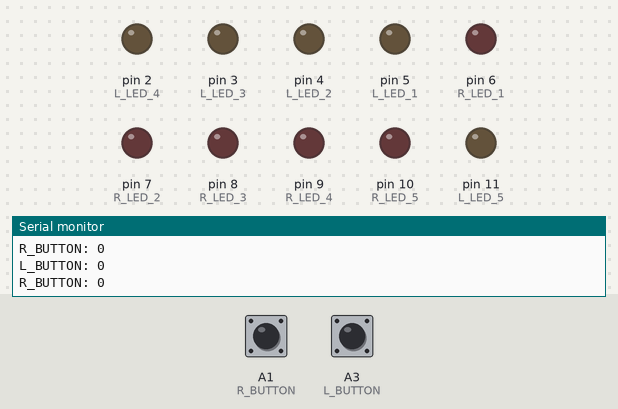
A sketch run on a simulated Arduino Uno, built with avr-gcc and run on an emulated ATmega328P. Shown: output pins drawn as LEDs (lit = HIGH), the last lines printed to the serial monitor. Dashed ring = blinking. The inputs (shaded band) are chosen by the test bench; at power-on: A1 (R_BUTTON) LOW, A3 (L_BUTTON) LOW.

Above: at 1.2 s.
1.3 s: A1 (R_BUTTON) pulled HIGH for 0.15 s
At 1.45 s:
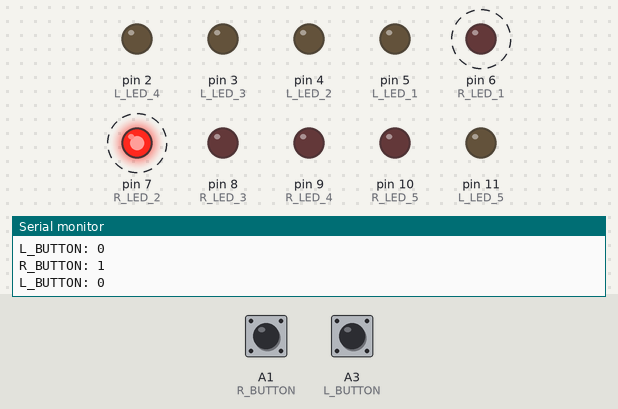
4.3 s: A3 (L_BUTTON) pulled HIGH for 0.15 s
At 4.45 s:
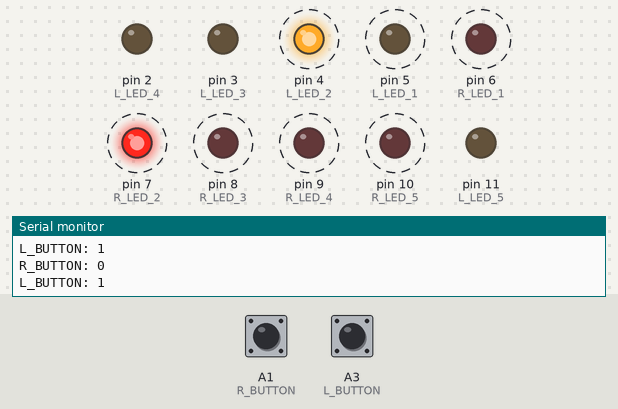
7.3 s: A1 (R_BUTTON) pulled HIGH for 1 s
At 7.32 s:
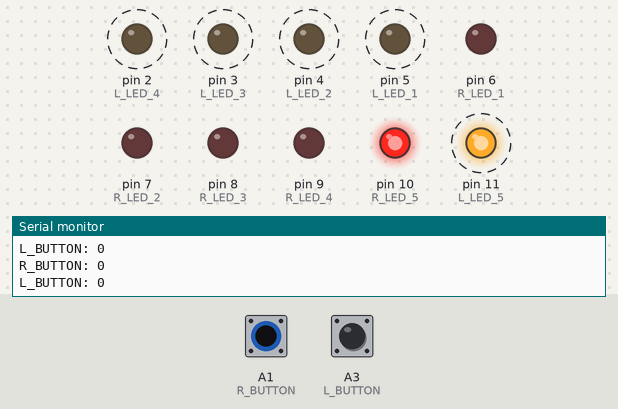
10.3 s: A1 (R_BUTTON) pulled HIGH for 3.2 s
At 10.51 s:
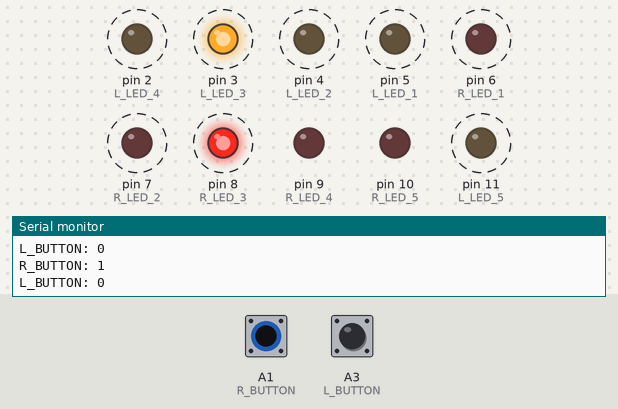
16.5 s: A3 (L_BUTTON) pulled HIGH for 1 s
At 16.51 s:
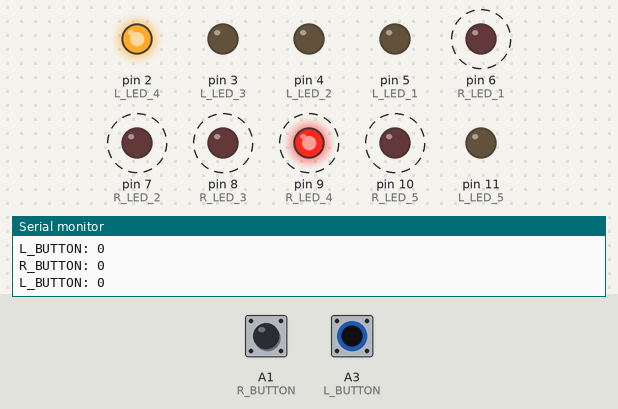
Timing chart, 0 to 20.5 s (numbered marks = the images above; inputs shaded):
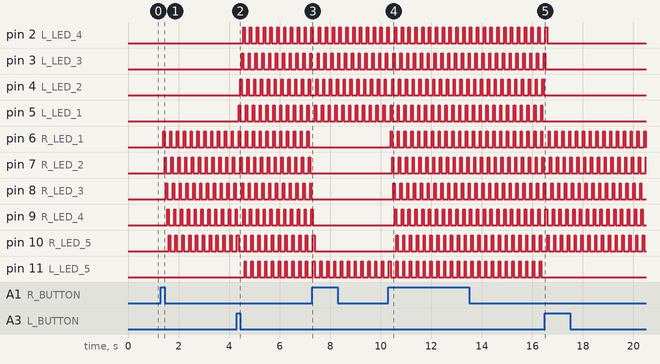

Measured:
- after the input at 1.3 s, pin 6 (R_LED_1): alternates HIGH for 0.05 s and LOW for 0.22 s, starting after 0.09 s; pin 7 (R_LED_2): alternates HIGH for 0.05 s and LOW for 0.22 s, starting after 0.15 s
- after the input at 4.3 s, pin 2 (L_LED_4): alternates HIGH for 0.05 s and LOW for 0.22 s, starting after 0.26 s; pin 3 (L_LED_3): alternates HIGH for 0.05 s and LOW for 0.22 s, starting after 0.20 s
- after the input at 7.3 s, pin 6 (R_LED_1), pin 7 (R_LED_2), pin 8 (R_LED_3): stops changing and stays LOW; pin 9 (R_LED_4): goes on until 7.3 s, then stays LOW; pin 10 (R_LED_5): goes on until 7.4 s, then stays LOW
- after the input at 10.3 s, pin 6 (R_LED_1): alternates HIGH for 0.05 s and LOW for 0.22 s, starting after 0.09 s; pin 7 (R_LED_2): alternates HIGH for 0.05 s and LOW for 0.22 s, starting after 0.15 s
- after the input at 16.5 s, pin 2 (L_LED_4): goes on until 16.6 s, then stays LOW; pin 3 (L_LED_3): goes on until 16.5 s, then stays LOW; pin 4 (L_LED_2), pin 5 (L_LED_1), pin 11 (L_LED_5): stops changing and stays LOW

The sketch:

8-before-optimization.ino
```cpp
const int R_LED_1 = 6;
const int R_LED_2 = 7;
const int R_LED_3 = 8;
const int R_LED_4 = 9;
const int R_LED_5 = 10;

const int L_LED_1 = 5;
const int L_LED_2 = 4;
const int L_LED_3 = 3;
const int L_LED_4 = 2;
const int L_LED_5 = 11;

const int R_BUTTON = A1;
const int L_BUTTON = A3;
const int P_BUTTON = A2;

bool R_LED_STATE = false;
bool R_BUTTON_P_STATE = LOW;

bool L_LED_STATE = false;
bool L_BUTTON_P_STATE = LOW;

long P_MILLIS_R = 0;
long P_MILLIS_L = 0;
long interval = 35;
int R_CURRENT_STEP = 0;
int L_CURRENT_STEP = 0;

void setup() {
    Serial.begin(9600);
    pinMode(R_LED_1, OUTPUT);
    pinMode(R_LED_2, OUTPUT);
    pinMode(R_LED_3, OUTPUT);
    pinMode(R_LED_4, OUTPUT);
    pinMode(R_LED_5, OUTPUT);

    pinMode(L_LED_1, OUTPUT);
    pinMode(L_LED_2, OUTPUT);
    pinMode(L_LED_3, OUTPUT);
    pinMode(L_LED_4, OUTPUT);
    pinMode(L_LED_5, OUTPUT);

    pinMode(R_BUTTON, INPUT);
    pinMode(L_BUTTON, INPUT);
    pinMode(P_BUTTON, INPUT);
}

void R_LED_TRANSITION() {
    long C_MILLIS_R = millis();

    if(C_MILLIS_R - P_MILLIS_R >= interval)
    {
        P_MILLIS_R = C_MILLIS_R;

        R_LED_OFF();

        if (R_CURRENT_STEP == 0)
        {
            digitalWrite(R_LED_1, HIGH);
        }
        else if (R_CURRENT_STEP == 1)
        {
            digitalWrite(R_LED_2, HIGH);
        }
        else if(R_CURRENT_STEP == 2)
        {
            digitalWrite(R_LED_3, HIGH);
        }
        else if(R_CURRENT_STEP == 3)
        {
            digitalWrite(R_LED_4, HIGH);
        }
        else if(R_CURRENT_STEP == 4)
        {
            digitalWrite(R_LED_5, HIGH);
        }

        R_CURRENT_STEP++;
        if (R_CURRENT_STEP > 4)
        {
            R_CURRENT_STEP = 0;
        }
    }
}

void R_LED_OFF() {
    digitalWrite(R_LED_1, LOW);
    digitalWrite(R_LED_2, LOW);
    digitalWrite(R_LED_3, LOW);
    digitalWrite(R_LED_4, LOW);
    digitalWrite(R_LED_5, LOW);
}

void L_LED_TRANSITION() {
    long C_MILLIS_L = millis();

    if(C_MILLIS_L - P_MILLIS_L >= interval)
    {
        P_MILLIS_L = C_MILLIS_L;

        L_LED_OFF();

        if (L_CURRENT_STEP == 0)
        {
            digitalWrite(L_LED_1, HIGH);
        }
        else if (L_CURRENT_STEP == 1)
        {
            digitalWrite(L_LED_2, HIGH);
        }
        else if(L_CURRENT_STEP == 2)
        {
            digitalWrite(L_LED_3, HIGH);
        }
        else if(L_CURRENT_STEP == 3)
        {
            digitalWrite(L_LED_4, HIGH);
        }
        else if(L_CURRENT_STEP == 4)
        {
            digitalWrite(L_LED_5, HIGH);
        }

        L_CURRENT_STEP++;

        if(L_CURRENT_STEP > 4)
        {
            L_CURRENT_STEP = 0;
        }
    }
}

void L_LED_OFF() {
    digitalWrite(L_LED_1, LOW);
    digitalWrite(L_LED_2, LOW);
    digitalWrite(L_LED_3, LOW);
    digitalWrite(L_LED_4, LOW);
    digitalWrite(L_LED_5, LOW);
}

void loop() {
    int R_BUTTON_STATE = digitalRead(R_BUTTON);
    int L_BUTTON_STATE = digitalRead(L_BUTTON);

    Serial.print("R_BUTTON: ");
    Serial.println(R_BUTTON_STATE);
    Serial.print("L_BUTTON: ");
    Serial.println(L_BUTTON_STATE);

    if(R_BUTTON_STATE == HIGH && R_BUTTON_P_STATE == LOW)
    {
        R_LED_STATE = !R_LED_STATE;
        delay(50);
    }
    R_BUTTON_P_STATE = R_BUTTON_STATE;

    if(L_BUTTON_STATE == HIGH && L_BUTTON_P_STATE == LOW)
    {
        L_LED_STATE = !L_LED_STATE;
        delay(50);
    }
    L_BUTTON_P_STATE = L_BUTTON_STATE;

    if(R_LED_STATE) {
        R_LED_TRANSITION();
    }
    else {
        R_LED_OFF();
    }

    if(L_LED_STATE) {
        L_LED_TRANSITION();
    }
    else {
        L_LED_OFF();
    }
}
```
